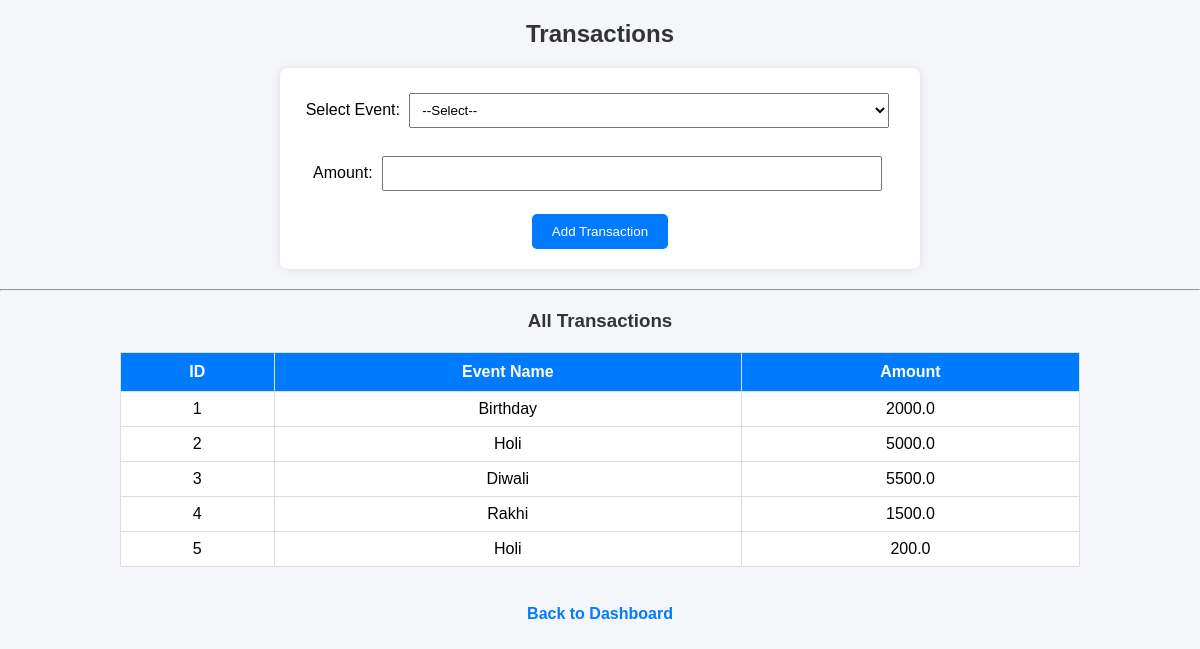
The page /transactions (signed in) on the database its author committed.
### tables this page shows
CREATE TABLE transactions (
            id INTEGER PRIMARY KEY AUTOINCREMENT,
            event_id INTEGER,
            amount REAL
        );

CREATE TABLE events (
            id INTEGER PRIMARY KEY AUTOINCREMENT,
            name TEXT,
            date TEXT,
            location TEXT
        );

### app.py (the view)
@app.route('/transactions', methods=['GET', 'POST'])
def transactions():
    if 'username' not in session:
        return redirect('/')
    conn = sqlite3.connect('database.db')
    c = conn.cursor()
    if request.method == 'POST':
        event_id = request.form['event_id']
        amount = request.form['amount']
        if event_id and amount:
            c.execute("INSERT INTO transactions (event_id, amount) VALUES (?, ?)",(event_id, amount))
            conn.commit()
    c.execute("SELECT * FROM events")
    events = c.fetchall()
    c.execute("""
        SELECT transactions.id, events.name, transactions.amount
        FROM transactions
        JOIN events ON transactions.event_id = events.id
    """)
    all_transactions = c.fetchall()
    conn.close()
    return render_template("transactions.html",events=events,transactions=all_transactions)

### templates/transactions.html (shortened to what this page needs)
<!DOCTYPE html>
<html>
<head>
    <link rel="stylesheet" href="{{ url_for('static', filename='style.css') }}">
</head>
<body>
<h2>Transactions</h2>
<form method="POST">
    Select Event:
    <select name="event_id" required>
        <option value="">--Select--</option>
    </select>
    <br><br>
    Amount:
    <input type="number" name="amount" required>
    <br><br>
    <button type="submit">Add Transaction</button>
</form>
<hr>
<h3>All Transactions</h3>
<table border="2">
    <tr>
        <th>ID</th>
        <th>Event Name</th>
        <th>Amount</th>
    </tr>
    {% for t in transactions %}
    <tr>
        <td>{{ t[0] }}</td>
        <td>{{ t[1] }}</td>
        <td>{{ t[2] }}</td>
    </tr>
    {% endfor %}
</table>
<br>
<a href="/dashboard">Back to Dashboard</a>
</body>
</html>

### static/style.css (style rules this page uses)
body { font-family: Arial, sans-serif; background-color: #f4f6f9; margin: 0; padding: 0; text-align: center; }
h2, h3 { color: #333; }
form { background-color: white; padding: 20px; margin: 20px auto; width: 50%; border-radius: 8px; box-shadow: 0px 0px 10px rgba(0,0,0,0.1); }
input[type="text"], input[type="number"], input[type="date"], select { padding: 8px; margin: 5px; width: 80%; }
button { padding: 10px 20px; background-color: #007BFF; color: white; border: none; border-radius: 5px; cursor: pointer; }
table { margin: 20px auto; border-collapse: collapse; width: 80%; background-color: white; }
table, th, td { border: 1px solid #ddd; }
th { background-color: #007BFF; color: white; padding: 10px; }
td { padding: 8px; }
a { text-decoration: none; color: #007BFF; font-weight: bold; }

### rows shown on the page
transactions: id "1", name "Birthday", amount "2000.0"
transactions: id "2", name "Holi", amount "5000.0"
transactions: id "3", name "Diwali", amount "5500.0"
transactions: id "4", name "Rakhi", amount "1500.0"
transactions: id "5", name "Holi", amount "200.0"
